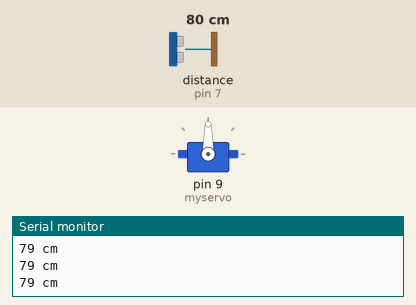
Simulated run of this sketch. Board: Arduino Uno, built with avr-gcc and run on an emulated ATmega328P. Parts: servo, the last lines printed to the serial monitor. Wiring (inferred from the names in the program): ultrasonic range finder: trigger pin 6; echo pin 7. The test bench sets the inputs (shaded band); at power-on: distance to the obstacle (sensor on pin 7) 80 cm. The echo pulse lasts 58.3 µs per cm.

Above: at 1.2 s.
1.3 s: distance to the obstacle (sensor on pin 7) set to 17 cm
3.2 s: distance to the obstacle (sensor on pin 7) set to 13 cm
At 5.4 s:
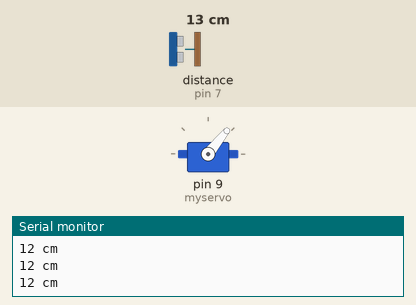
5.7 s: distance to the obstacle (sensor on pin 7) set to 18 cm
At 8.0 s:
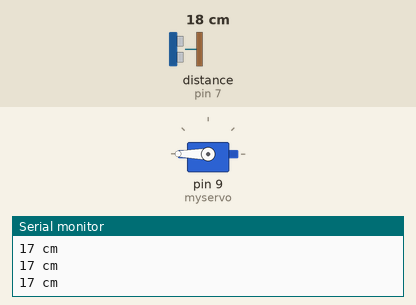
Timing chart, 0 to 9.5 s (numbered marks = the images above; inputs shaded):
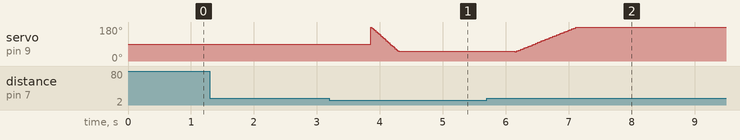

The sketch:

auto_open.ino
```cpp
#include <Servo.h>

int TRIGGER_DISTANCE = 15;  //小於幾公分距離時,開蓋子
int JudgeTimes = 25;  //要判斷幾次距離才能決定要丟垃圾
long duration;
boolean DOOR_OPENED = 0; //目前蓋子是打開的嗎?
#define trigPin   6
#define echoPin   7

Servo myservo;

void setup()
{
  Serial.begin(9600);

  pinMode (trigPin, OUTPUT);
  pinMode (echoPin, INPUT);

  myservo.attach(9); // 連接數位腳位9，伺服馬達的訊號線
}

int distance(String deviceType) {
  long cm;
  if(deviceType=="Hand") {
    digitalWrite(trigPin, LOW);
    delayMicroseconds(5);
    digitalWrite(trigPin, HIGH);
    delayMicroseconds(10);
    digitalWrite(trigPin, LOW);

    pinMode(echoPin, INPUT);             // 讀取 echo 的電位
     duration = pulseIn(echoPin, HIGH);   // 收到高電位時的時間
     cm = (duration/2) / 29.1;
    Serial.print(cm); Serial.println(" cm");
  }/*else{
    digitalWrite(trigPin2, LOW);
    delayMicroseconds(2);
    digitalWrite(trigPin2, HIGH);
    delayMicroseconds(10);
    digitalWrite(trigPin2, LOW);
    cm = pulseIn(echoPin2, HIGH)/58;

  }*/

  return cm;
}

//設定垃圾桶的垃圾量顯示燈號
/*void setLEDStatus() {
  if(TrashRed()==1) {
    Serial.println("LED Red.");
    digitalWrite(ledRedPin, HIGH);
    digitalWrite(ledBluePin, LOW);
    digitalWrite(ledYellowPin, LOW);
  }else if(TrashYellow()==1) {
    Serial.println("LED Yellow.");
    digitalWrite(ledRedPin, LOW);
    digitalWrite(ledBluePin, LOW);
    digitalWrite(ledYellowPin, HIGH);
  }else if(TrashBlue()==1) {
    Serial.println("LED Blue.");
    digitalWrite(ledRedPin, LOW);
    digitalWrite(ledBluePin, HIGH);
    digitalWrite(ledYellowPin, LOW);
  }
}*/

//判斷垃圾量是否快滿
/*char TrashRed() {
 int numTimer = 0;
  for(int i = 0; i < JudgeTimes; i+=1){
    if(distance("Trash")<=3) numTimer++;
  }
  if(numTimer>(JudgeTimes-2)) {
    return 1;
  }else{
    return 0;
  }
}*/

//判斷垃圾量是否半滿
/*char TrashYellow() {
 int numTimer = 0;
  for(int i = 0; i < JudgeTimes; i+=1){
    if(distance("Trash")<=8 and distance("Trash")>3) numTimer++;
  }
  if(numTimer>(JudgeTimes-2)) {
    return 1;
  }else{
    return 0;
  }
}*/

//判斷垃圾量是否不多
/*char TrashBlue() {
 int numTimer = 0;
  for(int i = 0; i < JudgeTimes; i+=1){
    if(distance("Trash")>8) numTimer++;
  }
  if(numTimer>(JudgeTimes-2)) {
    return 1;
  }else{
    return 0;
  }
}*/

//處理手接近時的動作
boolean handNear() {
  int numTimer = 0;
  for(int i = 0; i < JudgeTimes; i++){
    if(distance("Hand")<TRIGGER_DISTANCE) numTimer++;
  }
  if(numTimer>(JudgeTimes-8)) {
    return 1;
  }else{
    return 0;
  }
}

//處理手移開時的動作
boolean handLeave() {
  int numTimer = 0;
  for(int i = 0; i < JudgeTimes; i++){
    if(distance("Hand")>TRIGGER_DISTANCE) numTimer++;
  }
  if(numTimer>(JudgeTimes-8)) {
    return 1;
  }else{
    return 0;
  }
}

//關閉桶蓋的動作
void closeDoor(int numSpeed, int numDelay) {
  for(int i = 50; i <= 180; i+=numSpeed){
    myservo.write(i); // 使用write，傳入角度，從0度轉到180度
    DOOR_OPENED = 0;
    delay(numDelay);
  }
}

//打開桶蓋的動作
void openDoor(int numSpeed, int numDelay) {
  for(int i = 180; i >= 50; i-=numSpeed){
    myservo.write(i);// 使用write，傳入角度，從180度轉到0度
    DOOR_OPENED = 1;
    delay(numDelay);
  }
}

void loop()
{
  //如果手還在垃圾筒上 (小於定義距離)
  if(handNear()==1) {
        openDoor(3, 10);
      do{
        delay(500);
        //如果不在垃圾筒上了 (大於定義距離)
        if(handLeave()==1)  closeDoor(2,15);

      } while (DOOR_OPENED==1);
  }
  //setLEDStatus();
  delay(500);
}
```

Measured:
- the behaviour switches between 16 and 15 cm on distance to the obstacle (sensor on pin 7) (found by bisection; images 0 and 1)
